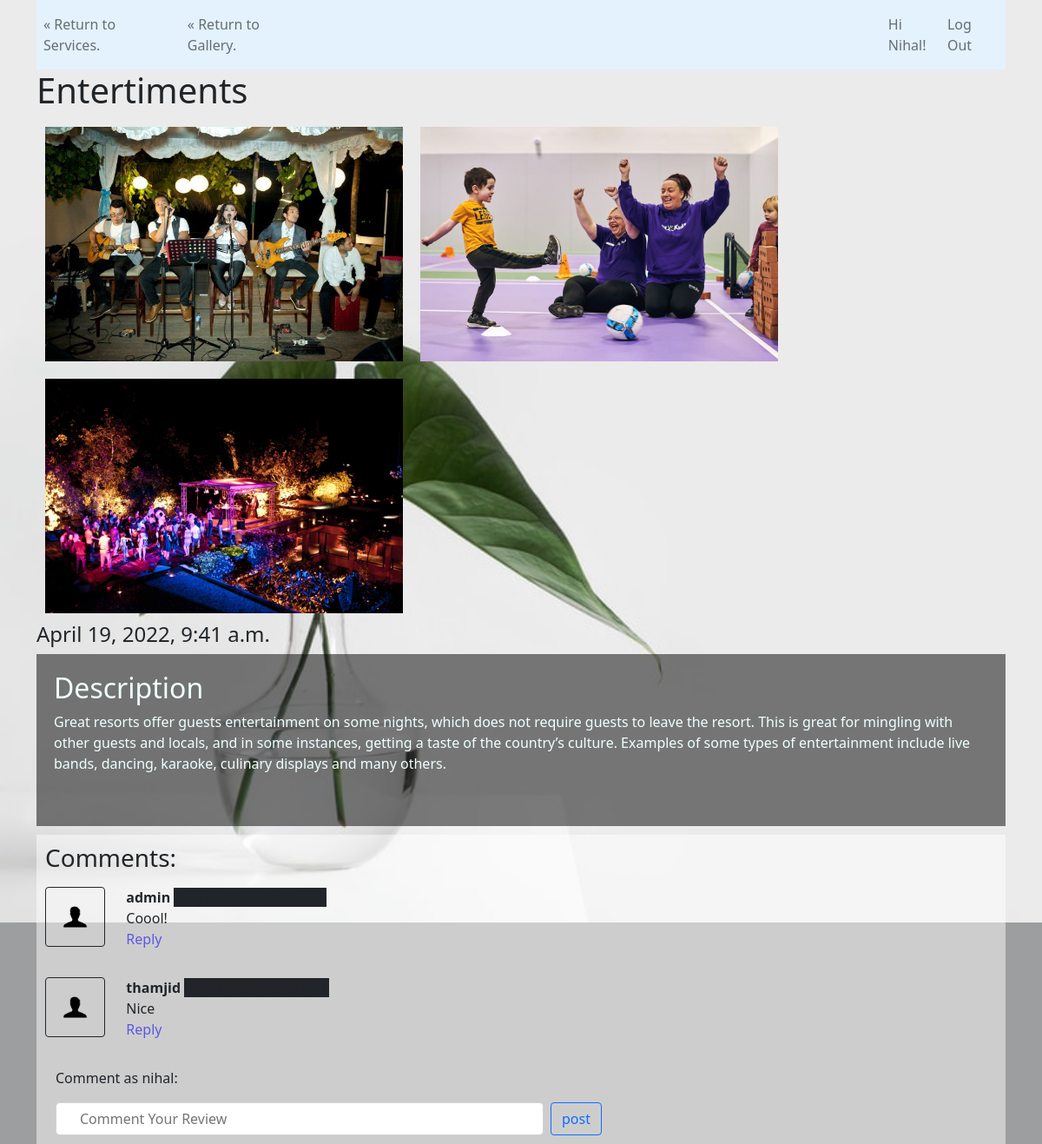
/services/entertiments (signed in), run on the app's committed database.
### Apps/Services/models.py (models this page shows, shortened)
class Services(models.Model):
    name = models.CharField(max_length=40)
    slug = models.SlugField(unique=True, default=name)
    discription = RichTextField(null=True)
    create_time = DateTimeField(blank=True, auto_now_add=True)
    last_used_time = DateTimeField(null=True, blank=True)
    service_comment = GenericRelation('comments')

class Images(models.Model):
    number = models.ForeignKey(Services, on_delete=models.CASCADE)
    images = models.ImageField(upload_to="service_images", max_length=256)

class Comments(models.Model):
    author = models.ForeignKey(Costumer, on_delete=models.CASCADE)
    message = models.CharField(max_length=256)
    content_type = models.ForeignKey(ContentType, on_delete=models.CASCADE)
    object_id = models.PositiveIntegerField(blank=True)
    content_object = GenericForeignKey('content_type', 'object_id')
    comment_time = DateTimeField(auto_now_add=True, blank=True)
    comment = GenericRelation('comments')

### Apps/Authentication/models.py (models this page shows)
class Costumer(models.Model):
    user = models.OneToOneField(User, on_delete=models.CASCADE)
    age = models.IntegerField(null=True)
    address = models.CharField(max_length=200, default=None)
    contacts = models.IntegerField(null=True)
    citizen = models.CharField(max_length=100, default=None)
    created_time = models.DateTimeField(blank=True, auto_now_add=True)
    def __str__(self):
        return str(self.user)

### Apps/Services/views.py (the view, shortened to what this page needs)
# urls.py: path('<slug:slug>', views.Details.as_view(), name='datas'),
class Details(FormMixin, DetailView):
    template_name = 'services/service.html'
    form_class = CommentsForm
    model = Services
    context_object_name = 'service_data'
    def get_queryset(self):
        return Services.objects.all()
    def get_context_data(self, **kwargs):
        context = super(Details, self).get_context_data(**kwargs)
        return context

### Apps/Services/forms.py
class CommentsForm(forms.ModelForm):
    content_type = forms.CharField(widget=forms.HiddenInput, initial='content_type')
    object_id = forms.IntegerField(widget=forms.HiddenInput, initial=123)
    class Meta:
        model = Comments
        fields = ('message',)
        error_messages = {
            'message': {
                'required': "Please Enter your Comment before you post."
            },
        }
        widgets = {
            'message': forms.TextInput(
                attrs={'class': 'form', 'placeholder': 'Comment Your Review', 'required': True})
        }
        labels = {
            'message': '',
        }

### templates/services/service.html (shortened to what this page needs)
<!doctype html>
<html lang="en" xmlns="http://www.w3.org/1999/html">
<head>
    {% load static %}
    <link rel="stylesheet" type="text/css" href="{% static 'assets/css/bootstrap.min.css' %}">
    <link rel="stylesheet" type="text/css" href="{% static 'mine/css/style.css' %}">
</head>
    <body class="data">
        <div class="container">
            <nav class="navbar navbar-expand-lg navbar-light" style="background-color: #e3f2fd;">
              <div class="collapse navbar-collapse" id="navbarSupportedContent">
                <ul class="navbar-nav mr-auto">
                        <li class="nav-item">
                            <a class="nav-link" href="{% url 'service:lists' %}"> &laquo; Return to Services.</a>
                        </li>
                        <li class="nav-item">
                            <a class="nav-link" href="{% url 'service:infinity' %}"> &laquo; Return to Gallery.</a>
                        </li>
                    {% if user.is_authenticated %}
                        <li class="nav-item">
                            <a class="nav-link" style="margin-left:650px;">Hi {{ user.username | capfirst}}!</a>
                        </li>
                        <li class="nav-item">
                            <a class="nav-link" href="{% url 'logout' %}?next={{ request.path }}">Log Out</a>
                        </li>
                    {% endif %}
                </ul>
              </div>
            </nav>
        </div>
        <div class="container">
            <h1>{{ service_data.name }}</h1>
        <div class="prt">
                <div>
                {% for img in service_data.images_set.all %}
                    <img src="{{ img.images.url}}" alt="no img" class="data-img">
                {% endfor %}
                </div>
            <h4 class="date">{{ service_data.create_time }}</h4>
                <div class="black">
                    <h2>Description</h2>
                    {{ service_data.discription | safe }} <br>
                </div>
        </div>
        <div class="comment-section container">
        <h3>Comments:</h3>
            {% if service_data.service_comment.all %}
                {% for comment in service_data.service_comment.all %}
                    {% if comment.object_id == service_data.id %}
                    <div class="row my-3">
                        <div class="col-md-1">
                            <img class="rounded mx-auto d-block w-100 p-2 border border-dark" src="/static/assets/images/user.png" alt="user">
                        </div>
                        <div class="col-md-11">
                            <b> {{comment.author}} </b> <span class="badge bg-dark">{{comment.comment_time}}</span>
                            <div> {{comment.message}}</div>
                            <div class="reply mx-0">
                                <p class="link" data-toggle="collapse" data-target="#replyBox{{comment.id}}" aria-expanded="false" aria-controls="replyBox {{comment.id}}">
                                    Reply
                                </p>
                            </div>
                        </div>
                    </div>
                    {% endif %}
                {% endfor %}
            {% else %}
                <h6>No Comments yet!! Be the First.</h6>
            {% endif %}
            <div class="container">
            {% if user.is_authenticated %}
                <span>Comment as {{ user.username }}:</span>
                <form method="POST" novalidate>
                    {{ form.as_p }}
                    <input class="btn btn-outline-primary ms-2" type="submit" value="post">
                </form>
            {% else %}
                <p>Please Log in to Comment.....</p>
            {% endif %}
            </div>
        </div>
    </div>
    </body>
</html>

### static/mine/css/style.css (style rules this page uses)
body.data { background-image:url('/static/assets/images/background1.jpeg'); background-repeat:no-repeat; background-size:130%; background-color: rgba(47, 48, 50, 0.466) }
::placeholder { padding: 15px; }
.black { background-color: rgba(0, 0, 0, 0.503); padding:20px; color: azure; }
.data-img { width: 432px; height: 290px; max-width: 450px; max-height: 300px; padding: 10px; object-fit: cover; float: left; }
.prt { display: flex; flex-direction: column; }
.comment-section { background-color: rgba(255, 255, 255, 0.486); padding: 10px; margin-top: 10px; height: 100%; }
.form { width: 50%; padding: 0.375rem 0.75rem; font-size: 1rem; font-weight: 400; line-height: 1.5; float: left; color: #212529; box-sizing: unset; background-color: #fff; background-clip: padding-box; border: 1px solid #ced4da; -webkit-appearance: none; -moz-appearance: none; appearance: none; border-radius: 0.25rem; transition: border-color .15s ease-in-out,box-shadow .15s ease-in-out; }
.link { color: rgb(89, 89, 226) }

### data on the page
Services: name "Entertiments", create_time "April 19, 2022, 9:41 a.m.", discription "Great resorts offer guests entertainment on some nights, which does not require guests to leave the resort. This is great for mingling with other guests and locals, and in some instances, getting a taste of the country’s culture. Examples of some types of entertainment include live bands, dancing, karaoke, culinary displays and many others."
Images: images (picture)
Images: images (picture)
Images: images (picture)
Comments: author "admin", message "Coool!"
Comments: author "thamjid", message "Nice"

### other printed values
{{ user.username | capfirst }} "Nihal"
{{ user.username }} "nihal"
